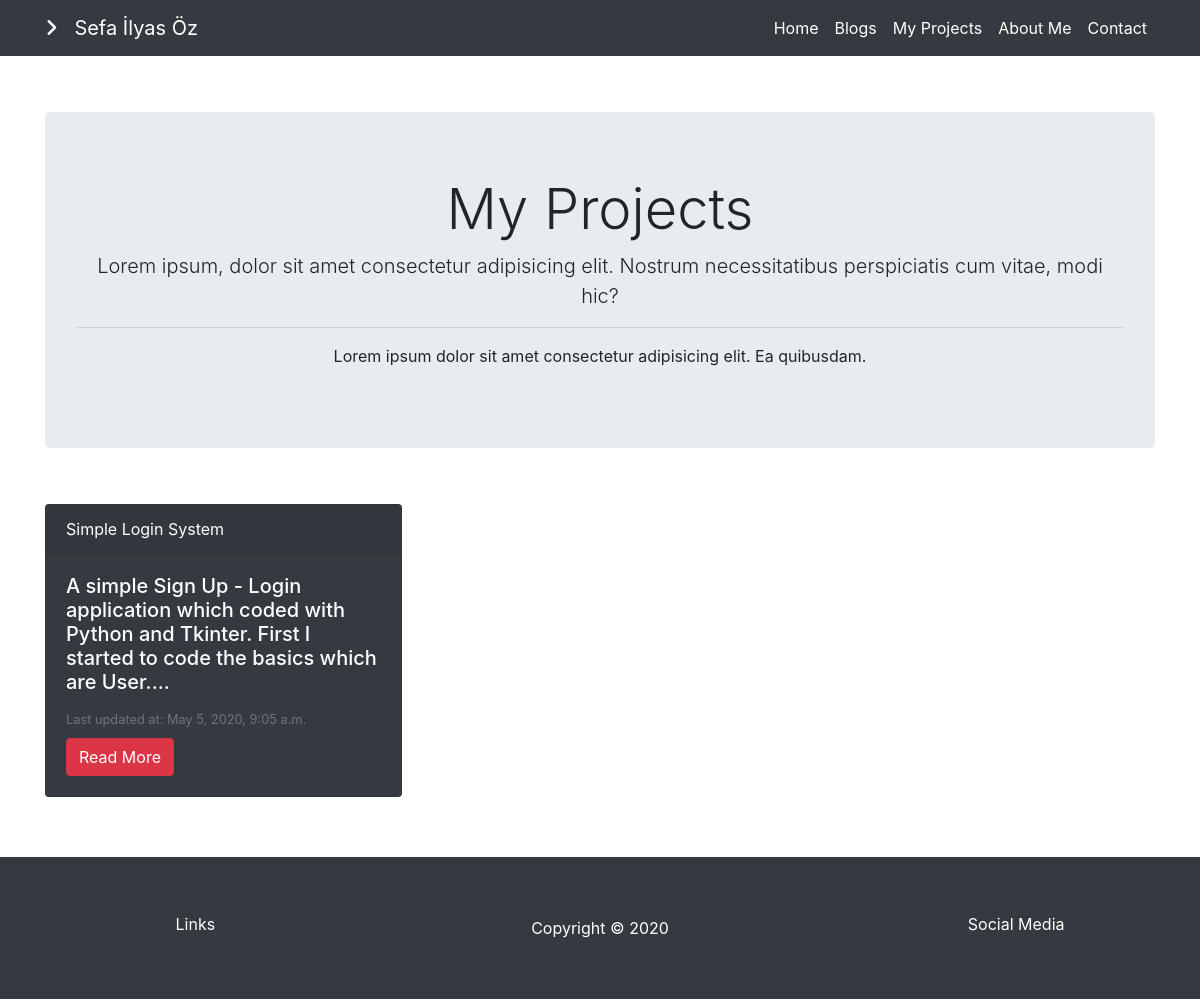
/projects/, run on the app's committed database.
### projects/models.py (models this page shows, shortened)
class Project(models.Model):
    STATUS = (
        ('Yayında', 'Yayında'),
        ('Yeni', 'Yeni'),
        ('Kaldırıldı', 'Kaldırıldı'),
    )
    title = models.CharField(blank=True, max_length=250, verbose_name="Proje Başlığı")
    detail = RichTextField()
    description = models.CharField(blank=True, max_length=250, verbose_name="Proje Özet")
    link = models.CharField(blank=True, max_length=250, verbose_name="Proje Linki")
    language = models.CharField(blank=True, max_length=250, verbose_name="Kodlanma Dili")
    image = models.ImageField(blank=True, upload_to='', verbose_name="Fotoğraf")
    rate = models.IntegerField(blank=True, verbose_name="Değerlendirme", default=0)
    progress = models.IntegerField(blank=True, verbose_name="İlerleme", default=0)
    status = models.CharField(blank=True, choices=STATUS, default='Yeni', max_length=15)
    created_date = models.DateTimeField(auto_now_add=True, verbose_name="Oluşturulma Tarihi")
    updated_date = models.DateTimeField(auto_now=True, verbose_name="Güncellenme Tarihi")
    slug = models.SlugField(blank=True, default="")
    def image_tag(self):
        return mark_safe('<img src="{}" height="50" />'.format(self.image.url))
    image_tag.short_description = 'Image'

### projects/views.py (the view)
# urls.py: path('projects/', include('projects.urls')),
def projects(request):
    projects = Project.objects.all()
    settings = Setting.objects.all()
    context = {
        'setting': settings,
        'projects': projects,
    }
    return render(request, 'projects/projects.html', context)

### templates/projects/projects.html
{% extends 'homebase.html' %}
{% block content %}
     <div class="container">
            <div class="jumbotron text-center">
               <h5 class="display-4">My Projects</h5>
                <p class="lead">Lorem ipsum, dolor sit amet consectetur adipisicing elit. Nostrum necessitatibus perspiciatis cum vitae, modi hic?</p>
                <hr>
                <p>Lorem ipsum dolor sit amet consectetur adipisicing elit. Ea quibusdam.</p>
            </div>
            <br>
            <div class="card-columns mb-5">
                {% for project in projects %}
                    <div class="card text-white bg-dark">
                        <div class="card-header">{{ project.title }}</div>
                            <div class="card-body">
                            <h5 class="card-title">{{ project.description }}</h5>
                            <small class="text-muted pb-1">
                                Last updated at: {{ project.updated_date }}
                                <a class="btn btn-danger mt-2" href="{{ project.id }}">Read More</a>
                            </small>
                        </div>
                    </div>
                {% endfor %}
            </div>
     </div>
{% endblock %}

### data on the page
Project: title "Simple Login System", description "A simple Sign Up - Login application which coded with Python and Tkinter. First I started to code the basics which are User....", updated_date "May 5, 2020, 9:05 a.m."
